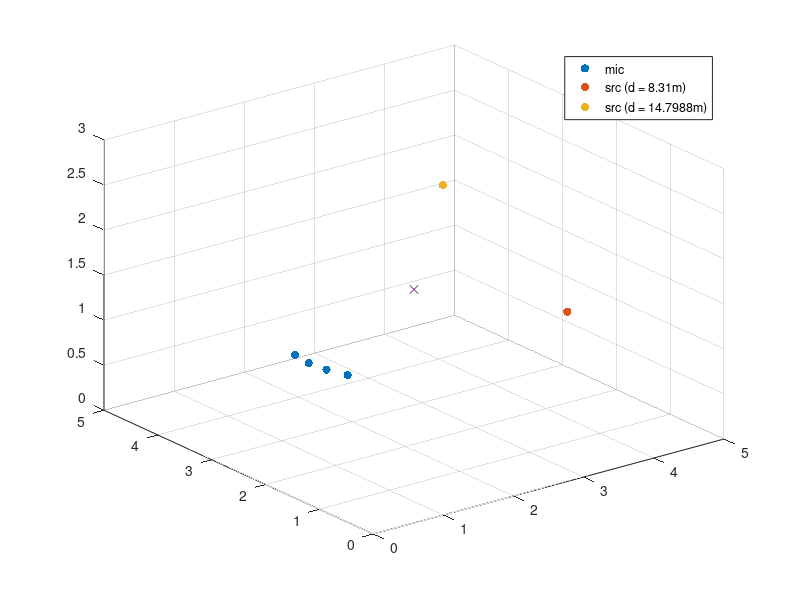

MATLAB code for this plot: (Note: this script raises an error after producing the figure.)
clear all; clc; close all;

nMic = 4;
nSrc = 2;
mic_xyz = zeros(nMic, 3);
src_xyz = zeros(nSrc, 3);

% Room
room = [5, 5, 3];
center = [room(1)/2, room(2)/2, room(3)/2];


% Mic
mic_z = 1;
mic_theta_list = 2*pi/16*[7.5, 8, 8.5, 9];
mic_r_list = [1.5, 1.5, 1.5, 1.5];
mic_xyz(:, 3) = mic_z;
for m=1:nMic
    mic_xyz(m,1) = center(1) + mic_r_list(m)*cos(mic_theta_list(m));
    mic_xyz(m,2) = center(2) + mic_r_list(m)*sin(mic_theta_list(m));
end

% Src (as far as possible)
src_z_list = [1.6, 1.8];
src_theta_list = 2*pi/16*[13, 2];
src_r_list = [2.0, 2.5];

for s=1:nSrc
    src_xyz(s,1) = center(1) + src_r_list(s)*cos(src_theta_list(s));
    src_xyz(s,2) = center(2) + src_r_list(s)*sin(src_theta_list(s));
    src_xyz(s,3) = src_z_list(s);
end

% calculate distance
distance = zeros(nSrc, nMic);
for s=1:nSrc
    for m=1:nMic
        distance(s, m) = sum((mic_xyz(m, :) - src_xyz(s, :)).^2);
    end
end
disp('distance between mic & src = ');
disp(distance);

mean_dist = mean(distance, 2);
std_dist = std(distance, 0, 2);


% visualize spatial distribution
figure;
scatter3(mic_xyz(:, 1), mic_xyz(:, 2), mic_xyz(:, 3), 'filled');
hold on;
scatter3(src_xyz(1, 1), src_xyz(1, 2), src_xyz(1, 3), 'filled');
scatter3(src_xyz(2, 1), src_xyz(2, 2), src_xyz(2, 3), 'filled');
scatter3(center(1), center(2), center(3), 'x');
axis([0, room(1), 0, room(2), 0, room(3)]);



mylg = legend('mic', ['src (d = ' num2str(mean_dist(1)) 'm)'], ['src (d = ' num2str(mean_dist(2)) 'm)']);
mylg.FontSize = 14;
mylg.Location = 'northeast';
xlabel('X', 'FontSize', 14); 
ylabel('Y', 'FontSize', 14); 
zlabel('Z', 'FontSize', 14); 

hold off;

% Read audio
[x1, fs] = audioread('237-134493-0002.wav');
[x2, fs] = audioread('1320-122617-0001.wav');

c = 340;
nSample = 6400;

% Case 1. #Src =1, #Mic=4, RT60 = 0
disp('make audio for case 1');
RT60 = 0;
h11 = rir_generator(c, fs, mic_xyz(1,:), src_xyz(1, :), room, RT60, nSample);
h12 = rir_generator(c, fs, mic_xyz(2,:), src_xyz(1, :), room, RT60, nSample);
h13 = rir_generator(c, fs, mic_xyz(3,:), src_xyz(1, :), room, RT60, nSample);
h14 = rir_generator(c, fs, mic_xyz(4,:), src_xyz(1, :), room, RT60, nSample);

figure(2); 
subplot(411); plot(h11(1:200), 'LineWidth', 1.5); title('h11', 'FontSize', 14);
subplot(412); plot(h12(1:200), 'LineWidth', 1.5); title('h12', 'FontSize', 14);
subplot(413); plot(h13(1:200), 'LineWidth', 1.5); title('h13', 'FontSize', 14);
subplot(414); plot(h14(1:200), 'LineWidth', 1.5); title('h14', 'FontSize', 14);

save('RIR_s1.mat', 'h11', 'h12', 'h13', 'h14');

% estimate ground truth time-delay difference & log(attenuation ratio) from time-domain IRs
% reference mic = 1
[v11, i11] = max(h11);
[v12, i12] = max(h12);
[v13, i13] = max(h13);
[v14, i14] = max(h14);

disp(['log(a2/a1) = ' num2str(log(v12/v11))]);
disp(['log(a3/a1) = ' num2str(log(v13/v11))]);
disp(['log(a4/a1) = ' num2str(log(v14/v11))]);

disp(['tau2-tau1 = ' num2str((i12-i11)/fs) ' (s)']);
disp(['tau3-tau1 = ' num2str((i13-i11)/fs) ' (s)']);
disp(['tau4-tau1 = ' num2str((i14-i11)/fs) ' (s)']);

y11 = fftfilt(h11, x1);
y12 = fftfilt(h12, x1);
y13 = fftfilt(h13, x1);
y14 = fftfilt(h14, x1);

audiowrite('audio/case1_y11.wav', y11, fs);
audiowrite('audio/case1_y12.wav', y12, fs);
audiowrite('audio/case1_y13.wav', y13, fs);
audiowrite('audio/case1_y14.wav', y14, fs);

figure(52);
subplot(421); plot(h11(1:200), 'LineWidth', 1.5); title('h11', 'FontSize', 14);
subplot(423); plot(h12(1:200), 'LineWidth', 1.5); title('h12', 'FontSize', 14);
subplot(425); plot(h13(1:200), 'LineWidth', 1.5); title('h13', 'FontSize', 14);
subplot(427); plot(h14(1:200), 'LineWidth', 1.5); title('h14', 'FontSize', 14);

T11 = length(y11);
T12 = length(y12);
T13 = length(y13);
T14 = length(y14);

subplot(422); plot(y11(1:200), 'LineWidth', 1.5); title(['y11 (T=' num2str(T11) ')'], 'FontSize', 14);
subplot(424); plot(y12(1:200), 'LineWidth', 1.5); title(['y12 (T=' num2str(T12) ')'], 'FontSize', 14);
subplot(426); plot(y13(1:200), 'LineWidth', 1.5); title(['y13 (T=' num2str(T13) ')'], 'FontSize', 14);
subplot(428); plot(y14(1:200), 'LineWidth', 1.5); title(['y14 (T=' num2str(T14) ')'], 'FontSize', 14);


% Case 3. #Src =, #Mic=4, RT60 = 400ms
disp('make audio for case 3');
h21 = rir_generator(c, fs, mic_xyz(1,:), src_xyz(2, :), room, RT60, nSample);
h22 = rir_generator(c, fs, mic_xyz(2,:), src_xyz(2, :), room, RT60, nSample);
h23 = rir_generator(c, fs, mic_xyz(3,:), src_xyz(2, :), room, RT60, nSample);
h24 = rir_generator(c, fs, mic_xyz(4,:), src_xyz(2, :), room, RT60, nSample);

figure(3); 
subplot(411); plot(h21(1:200)); title('h21');
subplot(412); plot(h22(1:200)); title('h22');
subplot(413); plot(h23(1:200)); title('h23');
subplot(414); plot(h24(1:200)); title('h24');

save('RIR_s2.mat', 'h21', 'h22', 'h23', 'h24');

y21 = fftfilt(h21, x2);
y22 = fftfilt(h22, x2);
y23 = fftfilt(h23, x2);
y24 = fftfilt(h24, x2);

audiowrite('audio/case3_y21.wav', y21, fs);
audiowrite('audio/case3_y22.wav', y22, fs);
audiowrite('audio/case3_y23.wav', y23, fs);
audiowrite('audio/case3_y24.wav', y24, fs);

y1 = y11(1:min(length(y11), length(y21))) + y21(1:min(length(y11), length(y21)));
y2 = y12(1:min(length(y12), length(y22))) + y22(1:min(length(y12), length(y22)));
y3 = y13(1:min(length(y13), length(y23))) + y23(1:min(length(y13), length(y23)));
y4 = y14(1:min(length(y14), length(y24))) + y24(1:min(length(y14), length(y24)));

audiowrite('audio/case3_y1.wav', y1, fs);
audiowrite('audio/case3_y2.wav', y2, fs);
audiowrite('audio/case3_y3.wav', y3, fs);
audiowrite('audio/case3_y4.wav', y4, fs);




